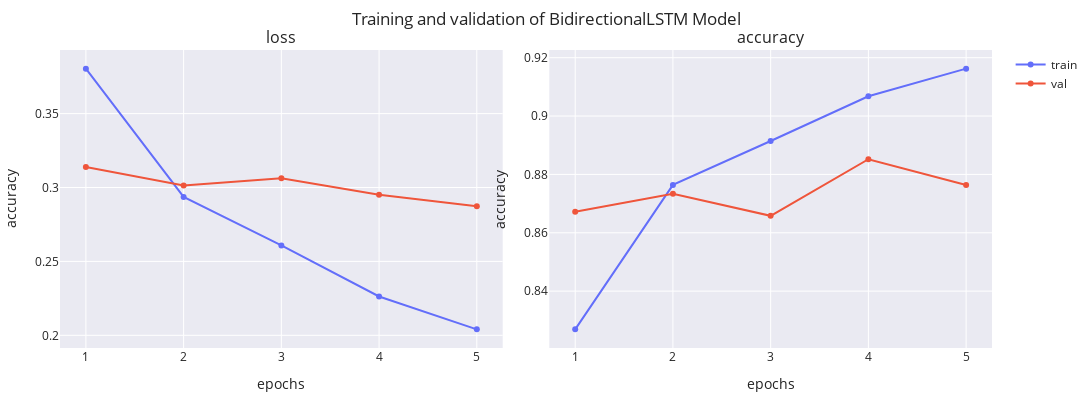

The notebook cell this image was saved under:
### Markdown cell above
## BiDirectional LSTM Model

### Code cell
BidirectionalLSTM_model = create_recurrent_model(recurrent_layer_type='BidirectionalLSTM', recurrent_units = RECURRENT_UNITS, num_recurrent_layers = NUM_RECURRENT_LAYERS, embedding_dim = EMBEDDING_DIM)
BidirectionalLSTM_model, BidirectionalLSTM_history = train_recurrent_model(BidirectionalLSTM_model, MODEL_PATH + "BidirectionalLSTM", dataset=dataset, epochs=NUM_EPOCHS, batch_size=BATCH_SIZE, optimizer=Adam(), patience = 5)

BidirectionalLSTM_loss, BidirectionalLSTM_accuracy = BidirectionalLSTM_model.evaluate(dataset.X_test, dataset.y_test)
print(f"Loss = {BidirectionalLSTM_loss:.3f}, Accuracy = {BidirectionalLSTM_accuracy*100:.2f}%")
model_accuracies['BidirectionalLSTM'] = (BidirectionalLSTM_history.history['accuracy'][-1], BidirectionalLSTM_accuracy)
plot_history(BidirectionalLSTM_history.history, ['loss', 'accuracy'], name='BidirectionalLSTM Model')

### Figure 1 — Plotly figure (JSON) as saved in the notebook; plotly's stock layout.template omitted (floating-point values rounded to 4 significant figures)
{"data": [{"line": {"color": "#636EFA"}, "marker": {"color": "#636EFA"}, "mode": "lines+markers", "name": "train", "showlegend": true, "type": "scatter", "x": [1, 2, 3, 4, 5], "xaxis": "x", "y": [0.3804, 0.2936, 0.2608, 0.2263, 0.204], "yaxis": "y"}, {"line": {"color": "#EF553B"}, "marker": {"color": "#EF553B"}, "mode": "lines+markers", "name": "val", "showlegend": true, "type": "scatter", "x": [1, 2, 3, 4, 5], "xaxis": "x", "y": [0.3139, 0.3013, 0.3063, 0.2952, 0.2873], "yaxis": "y"}, {"line": {"color": "#636EFA"}, "marker": {"color": "#636EFA"}, "mode": "lines+markers", "name": "train", "showlegend": false, "type": "scatter", "x": [1, 2, 3, 4, 5], "xaxis": "x2", "y": [0.8269, 0.8764, 0.8914, 0.9068, 0.9162], "yaxis": "y2"}, {"line": {"color": "#EF553B"}, "marker": {"color": "#EF553B"}, "mode": "lines+markers", "name": "val", "showlegend": false, "type": "scatter", "x": [1, 2, 3, 4, 5], "xaxis": "x2", "y": [0.8672, 0.8734, 0.8658, 0.8852, 0.8764], "yaxis": "y2"}], "layout": {"annotations": [{"font": {"size": 16}, "showarrow": false, "text": "loss", "x": 0.2375, "xanchor": "center", "xref": "paper", "y": 1, "yanchor": "bottom", "yref": "paper"}, {"font": {"size": 16}, "showarrow": false, "text": "accuracy", "x": 0.7625, "xanchor": "center", "xref": "paper", "y": 1, "yanchor": "bottom", "yref": "paper"}], "height": 400, "margin": {"b": 10, "l": 10, "r": 10, "t": 50}, "title": {"text": "Training and validation of BidirectionalLSTM Model"}, "width": 1200, "xaxis": {"anchor": "y", "domain": [0, 0.475], "title": {"text": "epochs"}}, "xaxis2": {"anchor": "y2", "domain": [0.525, 1], "title": {"text": "epochs"}}, "yaxis": {"anchor": "x", "domain": [0, 1], "title": {"text": "accuracy"}}, "yaxis2": {"anchor": "x2", "domain": [0, 1], "title": {"text": "accuracy"}}}}
